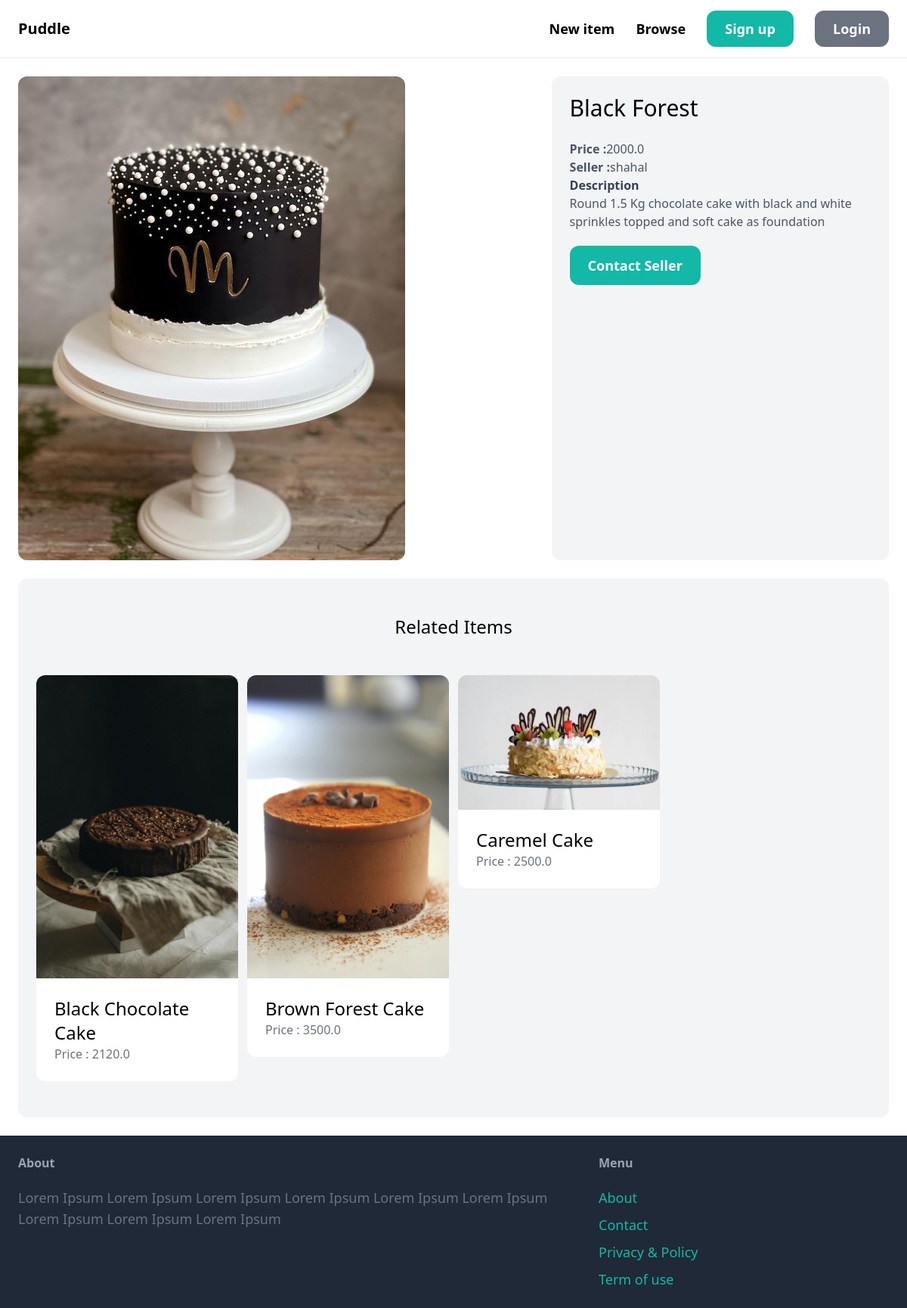
Page /items/1/ on the committed database.
### item/models.py (models this page shows, shortened)
class Item(models.Model):
    class Meta:
        ordering = ("name",)
        verbose_name_plural = "Items"
    name = models.CharField(max_length=200)
    description = models.TextField(blank=True, null=True)
    price = models.FloatField()
    image = models.ImageField(upload_to="item_images", blank=True, null=True)
    is_sold = models.BooleanField(default=False)
    created_at = models.DateTimeField(auto_now_add=True)
    created_by = models.ForeignKey(User, related_name="items", on_delete=models.CASCADE)
    category = models.ForeignKey(
        Category, related_name="items", on_delete=models.CASCADE, default=None
    )

### item/views.py (the view)
# urls.py: path("<int:pk>/", views.detail, name="detail"),
def detail(request, pk):
    item = get_object_or_404(Item, pk=pk)
    related_item = Item.objects.filter(is_sold=False, category=item.category).exclude(
        pk=pk
    )[:3]
    context = {"item": item, "related_item": related_item}
    return render(request, "item/detail.html", context)

### item/templates/item/detail.html (shortened to what this page needs)
{% extends 'core/base.html' %}
{% block content %}
  <div class="grid grid-cols-5 gap-6">
    <div class="col-span-3">
      <img src="{{ item.image.url }}" alt="{{ item.name }}" class="rounded-xl" />
    </div>
    <div class="col-span-2 p-6 bg-gray-100 rounded-xl">
      <h1 class="mb-6 text-3xl">{{ item.name }}</h1>
      <p class="text-gray-600">
        <strong>Price :</strong>{{ item.price }}
      </p>
      <p class="text-gray-600">
        <strong>Seller :</strong>{{ item.created_by.username }}
      </p>
      {% if item.description %}
        <p class="text-gray-600">
          <strong class="text-gray-700">Description</strong><br />
          {{ item.description }}
        </p>
      {% endif %}
      {% if request.user == item.created_by %}
        <div class="mt-6 p-6 bg-white rounded-xl">
          <p>this is your item</p>
          <a href="{% url 'item:edit' item.id %}" class="inline-block mt-6 py-3 px-6 text-lg font-semibold bg-green-500 text-white rounded-xl">Edit</a>
          <a href="{% url 'item:delete' item.id %}" class="inline-block mt-6 py-3 px-6 text-lg font-semibold bg-red-500 text-white rounded-xl">Delete</a>
        </div>
      {% else %}
        <a href="{% url 'conversation:new_conversation' item.id %}" class="inline-block rounded-xl text-white bg-teal-500 mt-5 px-6 py-3 text-lg font-semibold">Contact Seller</a>
      {% endif %}
    </div>
  </div>
  <div class="mt-6 px-6 py-12 bg-gray-100 rounded-xl">
    <h2 class="mb-12 text-2xl text-center">Related Items</h2>
    <div class="grid grid-cols-4 gap-3">
      {% for item in related_item %}
        <div>
          <a href="{% url 'item:detail' item.id %}">
            <div>
              <img src="{{ item.image.url }}" alt="{{ item.name }}" class="rounded-t-xl" />
            </div>
            <div class="p-6 bg-white rounded-b-xl">
              <h2 class="text-2xl">{{ item.name }}</h2>
              <p class="text-gray-500">Price : {{ item.price }}</p>
            </div>
          </a>
        </div>
      {% endfor %}
    </div>
  </div>
{% endblock %}

### rows in the picture
Item: image (picture), name "Black Forest", price "2000.0", created_by.username "shahal", description "Round 1.5 Kg chocolate cake with black and white sprinkles topped and soft cake as foundation"
Item: image (picture), name "Black Chocolate Cake", price "2120.0"
Item: image (picture), name "Brown Forest Cake", price "3500.0"
Item: image (picture), name "Caremel Cake", price "2500.0"
